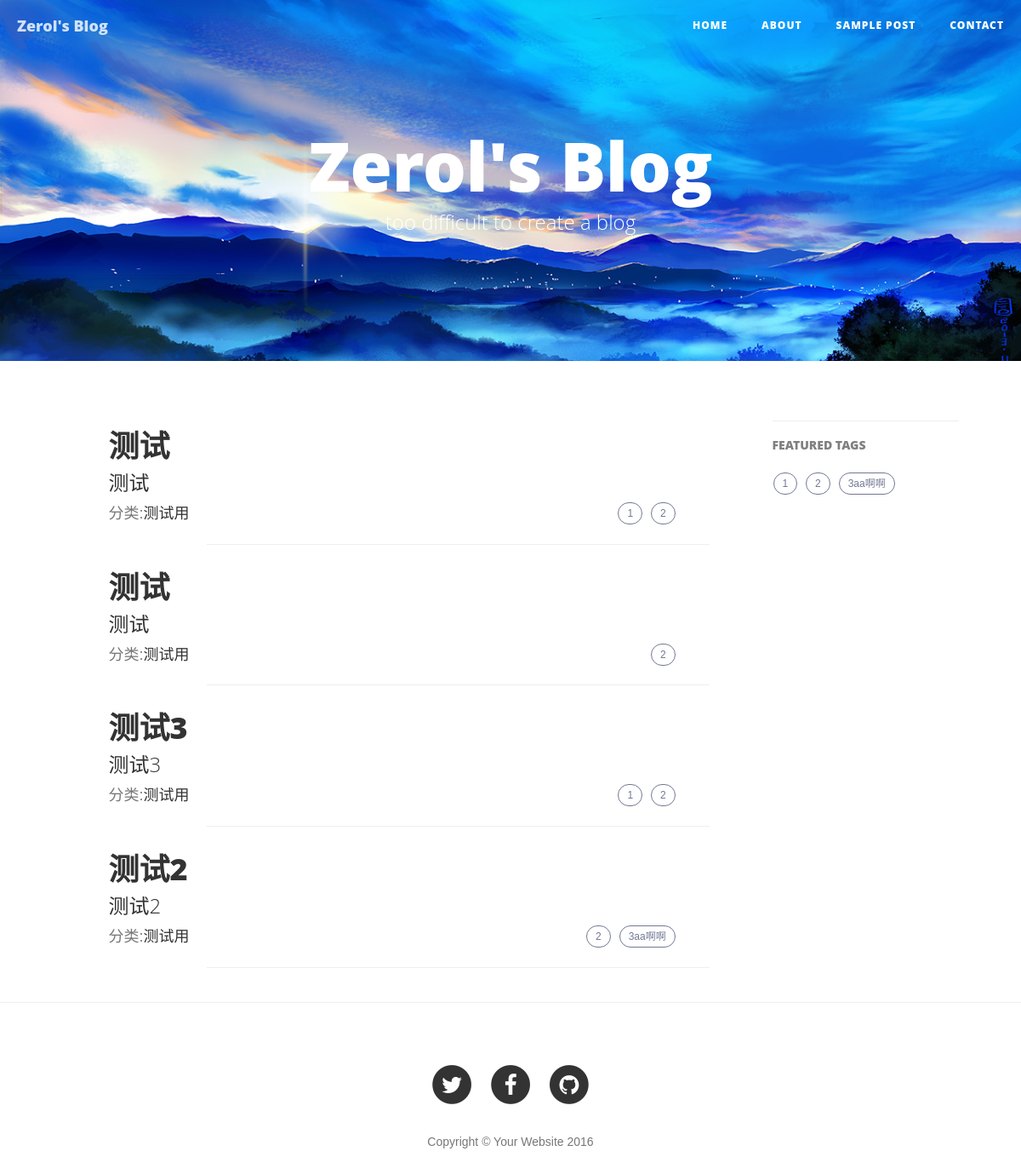
Page /blog/tag/2/1 on the committed database.
### blog/models.py (models this page shows, shortened)
class Article(models.Model):
    STATUS_CHOICES = (
        ('d', 'Draft'),
        ('p', 'Published'),
    )
    title = models.CharField('标题', max_length=70)
    body = models.TextField('正文')
    created_time = models.DateTimeField('创建时间', auto_now_add=True)
    last_modified_time = models.DateTimeField('修改时间', auto_now=True)
    status = models.CharField('文章状态', max_length=1, choices=STATUS_CHOICES)
    abstract = models.CharField('摘要', max_length=140, blank=True, null=True)
    views = models.PositiveIntegerField('浏览量', default=0)
    topped = models.BooleanField('置顶', default=False)
    category = models.ForeignKey('Category', verbose_name='分类', null=True, on_delete=models.SET_NULL)
    tags = models.ManyToManyField('Tag', verbose_name='标签集合', blank=True)
    class Meta:
        ordering = ['-last_modified_time']

class Category(models.Model):
    name = models.CharField('类名', max_length=20)
    created_time = models.DateTimeField('创建时间', auto_now_add=True)
    last_modified_time = models.DateTimeField('修改时间', auto_now=True)

class Tag(models.Model):
    name = models.CharField('标签名', max_length=20)
    created_time = models.DateTimeField('创建时间', auto_now_add=True)
    last_modified_time = models.DateTimeField('修改时间', auto_now=True)

### blog/views.py (the view)
# urls.py: url(r'^tag/(?P<tag_id>\d+)/(?P<page>\d+)$', views.TagView.as_view(), name='tag'),
class TagView(ListView):
    template_name = "index.html"
    context_object_name = "article_list"
    paginate_by = 7
    def get_queryset(self):
        article_list = Article.objects.filter(status='p', tags=self.kwargs['tag_id'])
        for article in article_list:
            article.body = markdown2.markdown(article.body, extras=['fenced-code-blocks'])
        return article_list
    def get_context_data(self, **kwargs):
        kwargs['category_list'] = Category.objects.all().order_by('name')
        kwargs['tag_list'] = Tag.objects.all().order_by('name')
        return super(TagView, self).get_context_data(**kwargs)

### templates/index.html (shortened to what this page needs)
{% extends 'base-index.html' %}
{% block content %}
    {% for article in article_list %}
        <div class="post-preview">
            <a href="{% url 'blog:detail' article.pk %}">
                <h2 class="post-title">
                    {{ article.title }}
                </h2>
                <h3 class="post-subtitle">
                    {{ article.abstract }}
                </h3>
            </a>
            <div class="post-preview" style="float: left">
                <p class="post-meta">分类:<a href="{% url 'blog:category' article.category.pk 1 %}">{{ article.category.name }}</a>&nbsp;&nbsp;&nbsp;&nbsp;</p>
            </div>
            <div class="sidebar-container" style="float: right">
                <div class="tags">
                    {% for tag in article.tags.all %}
                        <a href="{% url 'blog:tag' tag.pk 1 %}" title="{{ tag.name }}">
                            {{ tag.name }}
                        </a>
                    {% endfor %}
                </div>
            </div>
        </div>
        <br>
        <hr>
    {% endfor %}
{% endblock %}
{% block tags %}
    {% for tag in tag_list %}
        <a href="{% url 'blog:tag' tag.pk 1 %}" title="{{ tag.name }}">
            {{ tag.name }}
        </a>
    {% endfor %}
{% endblock %}

### templates/base.html (style rules this page uses)
body { font-family:"Microsoft YaHei",Arial,Helvetica,sans-serif,"宋体"; }

### rows in the picture
Article: title "测试", abstract "测试", category.name "测试用"
Tag: name "1"
Tag: name "2"
Article: title "测试", abstract "测试", category.name "测试用"
Article: title "测试3", abstract "测试3", category.name "测试用"
Article: title "测试2", abstract "测试2", category.name "测试用"
Tag: name "3aa啊啊"
